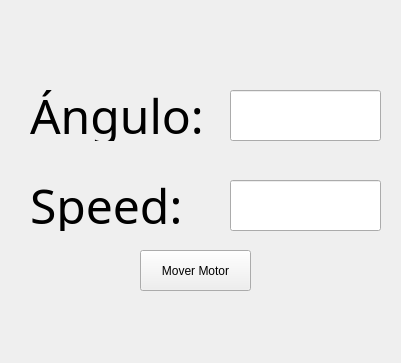
<?xml version="1.0" encoding="UTF-8"?>
<ui version="4.0">
 <class>Form</class>
 <widget class="QWidget" name="Form">
  <property name="geometry">
   <rect>
    <x>0</x>
    <y>0</y>
    <width>401</width>
    <height>363</height>
   </rect>
  </property>
  <property name="maximumSize">
   <size>
    <width>500</width>
    <height>500</height>
   </size>
  </property>
  <property name="windowTitle">
   <string>Stepper Motor Control</string>
  </property>
  <widget class="QLabel" name="label1">
   <property name="geometry">
    <rect>
     <x>30</x>
     <y>90</y>
     <width>181</width>
     <height>51</height>
    </rect>
   </property>
   <property name="font">
    <font>
     <family>MS Gothic</family>
     <pointsize>36</pointsize>
    </font>
   </property>
   <property name="text">
    <string>Ángulo: </string>
   </property>
  </widget>
  <widget class="QLabel" name="label2">
   <property name="geometry">
    <rect>
     <x>30</x>
     <y>180</y>
     <width>181</width>
     <height>51</height>
    </rect>
   </property>
   <property name="font">
    <font>
     <family>MS Gothic</family>
     <pointsize>36</pointsize>
    </font>
   </property>
   <property name="text">
    <string>Speed: </string>
   </property>
  </widget>
  <widget class="QLineEdit" name="angle_label">
   <property name="geometry">
    <rect>
     <x>230</x>
     <y>90</y>
     <width>151</width>
     <height>51</height>
    </rect>
   </property>
   <property name="font">
    <font>
     <family>MS Gothic</family>
     <pointsize>36</pointsize>
    </font>
   </property>
   <property name="styleSheet">
    <string notr="true">color: red</string>
   </property>
   <property name="text">
    <string/>
   </property>
  </widget>
  <widget class="QLineEdit" name="speed_label">
   <property name="geometry">
    <rect>
     <x>230</x>
     <y>180</y>
     <width>151</width>
     <height>51</height>
    </rect>
   </property>
   <property name="font">
    <font>
     <family>MS Gothic</family>
     <pointsize>36</pointsize>
    </font>
   </property>
   <property name="styleSheet">
    <string notr="true">color: red</string>
   </property>
   <property name="text">
    <string/>
   </property>
  </widget>
  <widget class="QPushButton" name="button">
   <property name="geometry">
    <rect>
     <x>140</x>
     <y>250</y>
     <width>111</width>
     <height>41</height>
    </rect>
   </property>
   <property name="text">
    <string>Mover Motor</string>
   </property>
  </widget>
  <widget class="QLabel" name="texto">
   <property name="geometry">
    <rect>
     <x>70</x>
     <y>320</y>
     <width>271</width>
     <height>16</height>
    </rect>
   </property>
   <property name="text">
    <string/>
   </property>
  </widget>
 </widget>
 <resources/>
 <connections/>
</ui>
